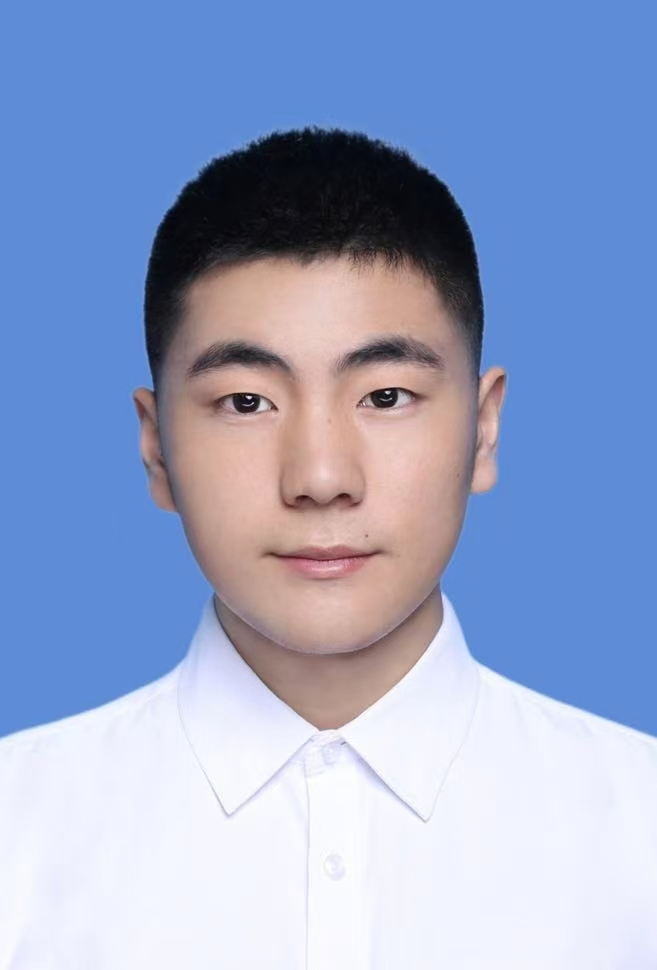
#> input picture img/1.jpg, 657 x 970 px
$ python add2.py
#> lines starting #> are read from the running program, lines starting #| are printed output that depends on the picture
import cv2
import numpy as np

# 读取图片
img = cv2.imread('./img/1.jpg')
#> img is the input picture: shape (970, 657, 3); mean B, G, R 200.3, 163.8, 148.6
img_original = cv2.imread('./img/login.png')
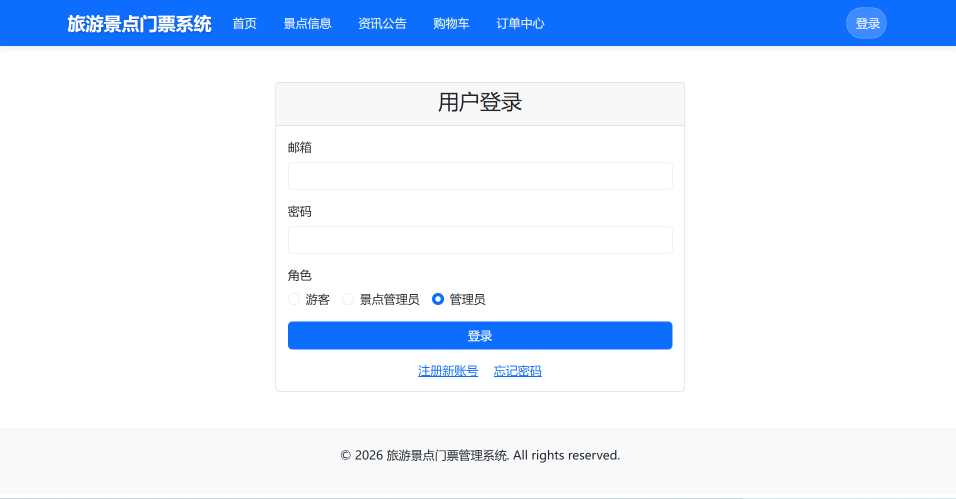
#> input picture img/login.png, 1912 x 997 px (shown at 1/2 size)
#> img_original is the input picture: shape (997, 1912, 3); mean B, G, R 252.6, 236.6, 225.7

# 获取第一张图片的尺寸并调整第二张图片
height, width = img.shape[:2]
#> height = 970; width = 657
img2 = cv2.resize(img_original, (width, height))
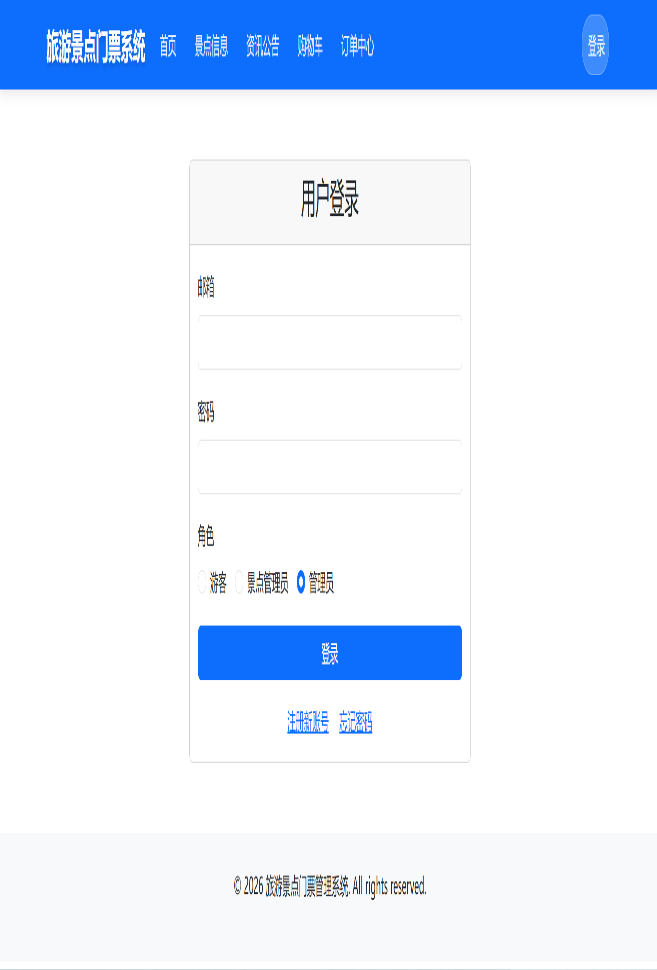
#> img2: shape (970, 657, 3); mean B, G, R 252.5, 236.6, 225.7

print(f"img shape: {img.shape}")
#| img shape: (970, 657, 3)
print(f"img2 shape: {img2.shape}")
#| img2 shape: (970, 657, 3)

# 确保尺寸一致后再进行混合
weighted_result = cv2.addWeighted(img, 0.5, img2, 0.5, 0)
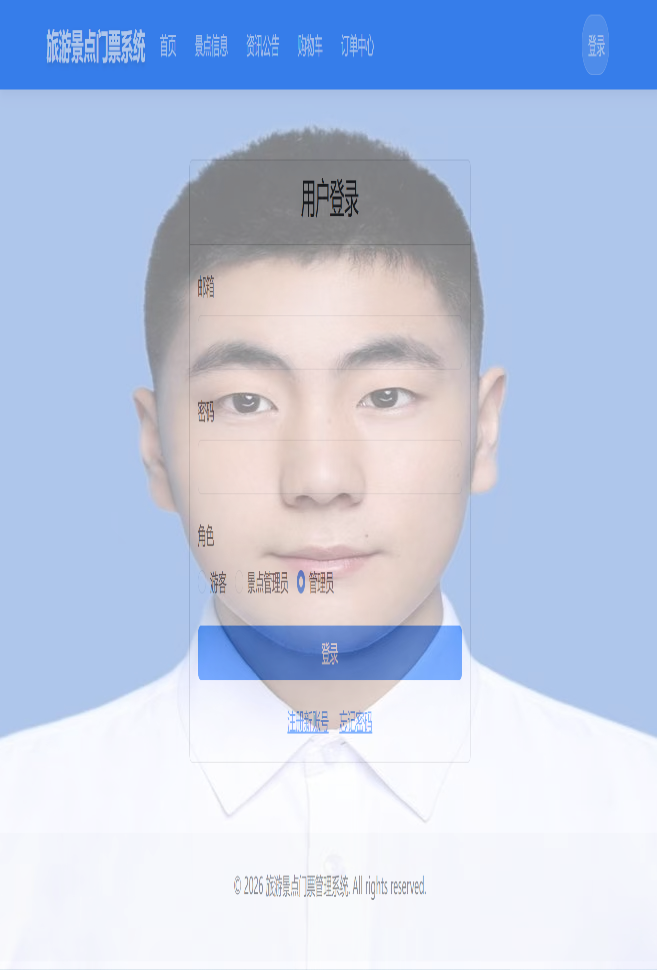
#> weighted_result: shape (970, 657, 3); mean B, G, R 226.4, 200.4, 187.1

cv2.imshow("result", weighted_result)
cv2.waitKey(0)
cv2.destroyAllWindows()
